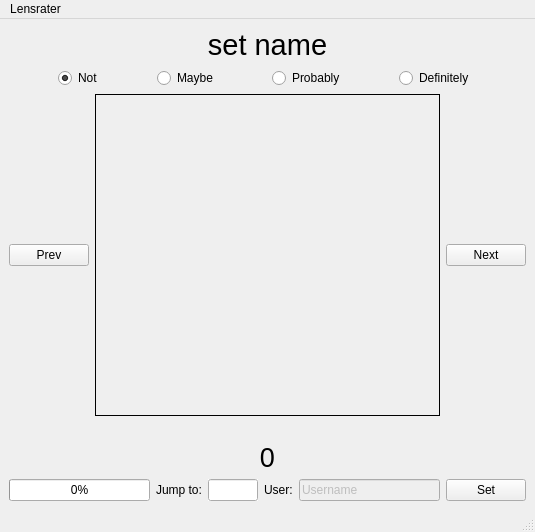
<?xml version="1.0" encoding="UTF-8"?>
<ui version="4.0">
 <class>MainWindow</class>
 <widget class="QMainWindow" name="MainWindow">
  <property name="geometry">
   <rect>
    <x>0</x>
    <y>0</y>
    <width>535</width>
    <height>532</height>
   </rect>
  </property>
  <property name="windowTitle">
   <string>Lensrater</string>
  </property>
  <widget class="QWidget" name="centralwidget">
   <layout class="QVBoxLayout" name="verticalLayout">
    <item>
     <widget class="QLabel" name="set_label">
      <property name="sizePolicy">
       <sizepolicy hsizetype="Preferred" vsizetype="Maximum">
        <horstretch>0</horstretch>
        <verstretch>0</verstretch>
       </sizepolicy>
      </property>
      <property name="font">
       <font>
        <pointsize>22</pointsize>
       </font>
      </property>
      <property name="focusPolicy">
       <enum>Qt::NoFocus</enum>
      </property>
      <property name="frameShape">
       <enum>QFrame::NoFrame</enum>
      </property>
      <property name="text">
       <string>set name</string>
      </property>
      <property name="scaledContents">
       <bool>false</bool>
      </property>
      <property name="alignment">
       <set>Qt::AlignCenter</set>
      </property>
     </widget>
    </item>
    <item>
     <layout class="QHBoxLayout" name="horizontalLayout">
      <property name="spacing">
       <number>5</number>
      </property>
      <item>
       <widget class="QRadioButton" name="radio_0">
        <property name="sizePolicy">
         <sizepolicy hsizetype="Maximum" vsizetype="Fixed">
          <horstretch>0</horstretch>
          <verstretch>0</verstretch>
         </sizepolicy>
        </property>
        <property name="text">
         <string>Not</string>
        </property>
        <property name="checked">
         <bool>true</bool>
        </property>
       </widget>
      </item>
      <item>
       <widget class="QRadioButton" name="radio_1">
        <property name="sizePolicy">
         <sizepolicy hsizetype="Maximum" vsizetype="Fixed">
          <horstretch>0</horstretch>
          <verstretch>0</verstretch>
         </sizepolicy>
        </property>
        <property name="text">
         <string>Maybe</string>
        </property>
       </widget>
      </item>
      <item>
       <widget class="QRadioButton" name="radio_2">
        <property name="sizePolicy">
         <sizepolicy hsizetype="Maximum" vsizetype="Fixed">
          <horstretch>0</horstretch>
          <verstretch>0</verstretch>
         </sizepolicy>
        </property>
        <property name="text">
         <string>Probably</string>
        </property>
       </widget>
      </item>
      <item>
       <widget class="QRadioButton" name="radio_3">
        <property name="sizePolicy">
         <sizepolicy hsizetype="Maximum" vsizetype="Fixed">
          <horstretch>0</horstretch>
          <verstretch>0</verstretch>
         </sizepolicy>
        </property>
        <property name="text">
         <string>Definitely</string>
        </property>
       </widget>
      </item>
     </layout>
    </item>
    <item>
     <layout class="QGridLayout" name="gridLayout">
      <item row="1" column="0">
       <layout class="QHBoxLayout" name="horizontalLayout_3">
        <item>
         <widget class="QPushButton" name="prev_button">
          <property name="sizePolicy">
           <sizepolicy hsizetype="Maximum" vsizetype="Fixed">
            <horstretch>0</horstretch>
            <verstretch>0</verstretch>
           </sizepolicy>
          </property>
          <property name="text">
           <string>Prev</string>
          </property>
         </widget>
        </item>
        <item>
         <widget class="ScaledLabel" name="image_label">
          <property name="sizePolicy">
           <sizepolicy hsizetype="MinimumExpanding" vsizetype="MinimumExpanding">
            <horstretch>0</horstretch>
            <verstretch>0</verstretch>
           </sizepolicy>
          </property>
          <property name="minimumSize">
           <size>
            <width>10</width>
            <height>10</height>
           </size>
          </property>
          <property name="baseSize">
           <size>
            <width>0</width>
            <height>0</height>
           </size>
          </property>
          <property name="frameShape">
           <enum>QFrame::Box</enum>
          </property>
          <property name="lineWidth">
           <number>1</number>
          </property>
          <property name="text">
           <string/>
          </property>
          <property name="alignment">
           <set>Qt::AlignCenter</set>
          </property>
         </widget>
        </item>
        <item>
         <widget class="QPushButton" name="next_button">
          <property name="sizePolicy">
           <sizepolicy hsizetype="Maximum" vsizetype="Fixed">
            <horstretch>0</horstretch>
            <verstretch>0</verstretch>
           </sizepolicy>
          </property>
          <property name="text">
           <string>Next</string>
          </property>
         </widget>
        </item>
       </layout>
      </item>
      <item row="4" column="0">
       <widget class="QLabel" name="colour_label">
        <property name="autoFillBackground">
         <bool>true</bool>
        </property>
        <property name="text">
         <string/>
        </property>
        <property name="alignment">
         <set>Qt::AlignCenter</set>
        </property>
       </widget>
      </item>
      <item row="5" column="0">
       <widget class="QLabel" name="position_label">
        <property name="sizePolicy">
         <sizepolicy hsizetype="Preferred" vsizetype="Maximum">
          <horstretch>0</horstretch>
          <verstretch>0</verstretch>
         </sizepolicy>
        </property>
        <property name="font">
         <font>
          <pointsize>20</pointsize>
         </font>
        </property>
        <property name="text">
         <string>0</string>
        </property>
        <property name="alignment">
         <set>Qt::AlignCenter</set>
        </property>
       </widget>
      </item>
     </layout>
    </item>
    <item>
     <layout class="QHBoxLayout" name="horizontalLayout_2">
      <item>
       <widget class="QProgressBar" name="progress_bar">
        <property name="baseSize">
         <size>
          <width>0</width>
          <height>10</height>
         </size>
        </property>
        <property name="value">
         <number>0</number>
        </property>
       </widget>
      </item>
      <item>
       <widget class="QLabel" name="label">
        <property name="text">
         <string>Jump to:</string>
        </property>
       </widget>
      </item>
      <item>
       <widget class="QLineEdit" name="jump_box">
        <property name="sizePolicy">
         <sizepolicy hsizetype="Maximum" vsizetype="Fixed">
          <horstretch>0</horstretch>
          <verstretch>0</verstretch>
         </sizepolicy>
        </property>
        <property name="maximumSize">
         <size>
          <width>50</width>
          <height>16777215</height>
         </size>
        </property>
        <property name="focusPolicy">
         <enum>Qt::ClickFocus</enum>
        </property>
        <property name="autoFillBackground">
         <bool>true</bool>
        </property>
       </widget>
      </item>
      <item>
       <widget class="QLabel" name="label_2">
        <property name="text">
         <string>User:</string>
        </property>
       </widget>
      </item>
      <item>
       <widget class="QLineEdit" name="username_edit">
        <property name="enabled">
         <bool>false</bool>
        </property>
        <property name="text">
         <string>Username</string>
        </property>
        <property name="readOnly">
         <bool>false</bool>
        </property>
       </widget>
      </item>
      <item>
       <widget class="QPushButton" name="set_username_button">
        <property name="text">
         <string>Set</string>
        </property>
       </widget>
      </item>
     </layout>
    </item>
   </layout>
  </widget>
  <widget class="QStatusBar" name="statusbar"/>
  <widget class="QMenuBar" name="menubar">
   <property name="geometry">
    <rect>
     <x>0</x>
     <y>0</y>
     <width>535</width>
     <height>20</height>
    </rect>
   </property>
   <widget class="QMenu" name="menuLensrater">
    <property name="title">
     <string>Lensrater</string>
    </property>
    <addaction name="actionSave_and_Quit"/>
    <addaction name="actionQuit_without_saving"/>
    <addaction name="actionReset_scores"/>
   </widget>
   <addaction name="menuLensrater"/>
  </widget>
  <action name="actionSave_and_Quit">
   <property name="text">
    <string>Save and Quit</string>
   </property>
  </action>
  <action name="actionQuit_without_saving">
   <property name="text">
    <string>Quit without saving</string>
   </property>
  </action>
  <action name="actionReset_scores">
   <property name="text">
    <string>Reset scores</string>
   </property>
  </action>
 </widget>
 <customwidgets>
  <customwidget>
   <class>ScaledLabel</class>
   <extends>QLabel</extends>
   <header>scaledlabel.h</header>
  </customwidget>
 </customwidgets>
 <resources/>
 <connections/>
</ui>
